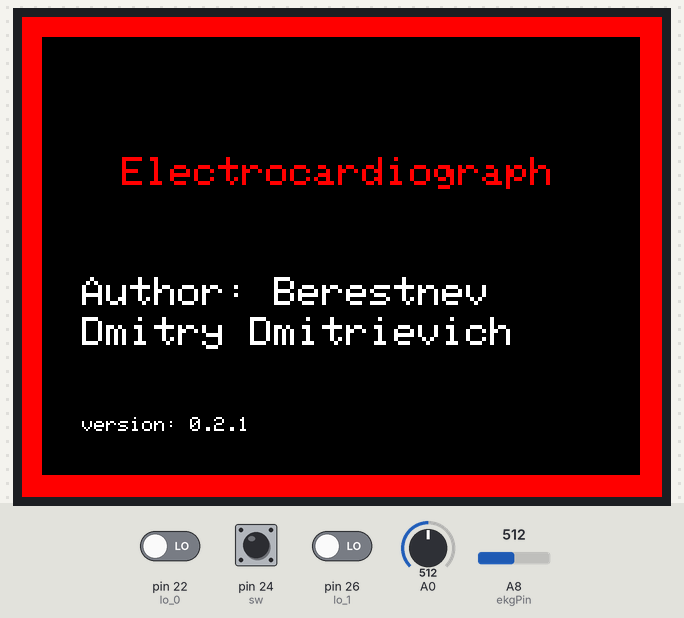
The sketch below on a simulated Arduino Mega 2560, built with avr-gcc and run on an emulated ATmega2560. Shown: 320×240 colour display. Inputs (shaded band) come from the test bench; at power-on: pin 24 (sw) HIGH, pin 22 (lo_0) LOW, pin 26 (lo_1) LOW, A0 = 512, A8 (ekgPin) = 512. What the sketch prints to the serial monitor is not drawn.

Above: at 0.4 s.
At 2.8 s:
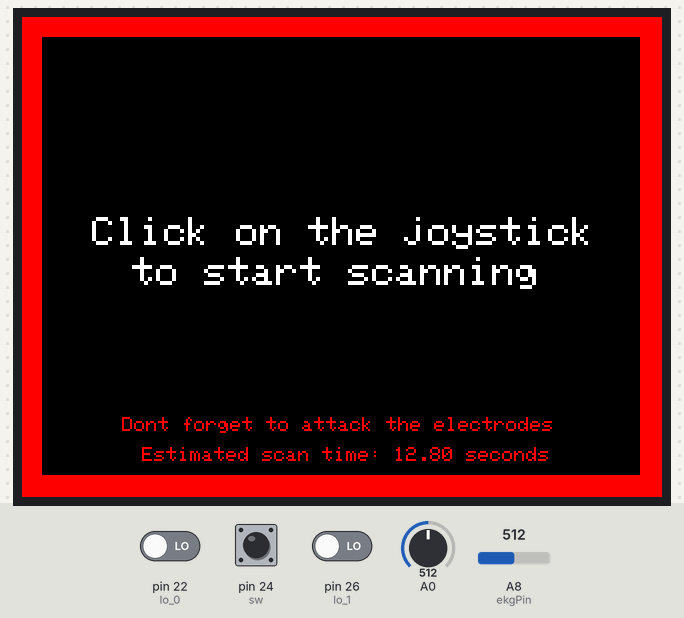
2.9 s: pin 24 (sw) pulled LOW for 0.15 s
At 3.9 s:
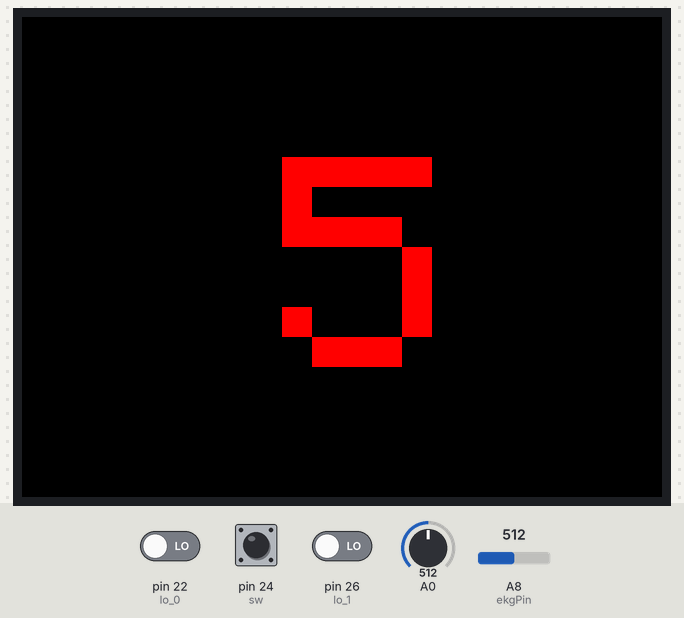
At 10.1 s:
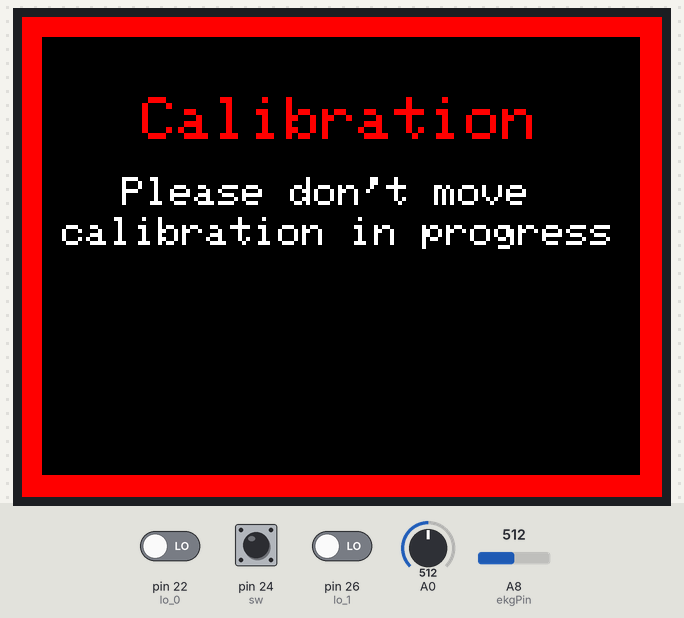
Timing chart, 0 to 11.6 s (numbered marks = the images above; inputs shaded):
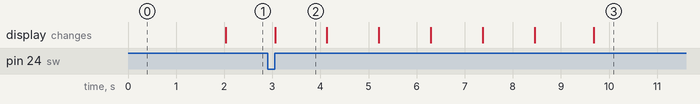

Measured:
- after the input at 2.9 s, the display: changes after 0.16 s (image 2)
- what the display in image 2 shows lasts 1.0 s, from 3.1 s to 4.1 s

The sketch:

ecg_2.ino
```cpp
/*
Программа: электрокардиогаф
Разработчик: Берестнев Дмитрий Дмитриевич
Версия: 0.2.1
Дата создания: 03.11.19
*/
#include <SPFD5408_Adafruit_GFX.h>
#include <SPFD5408_Adafruit_TFTLCD.h>
#include <SPFD5408_TouchScreen.h>

#if defined(__SAM3X8E__)
    #undef __FlashStringHelper::F(string_literal)
    #define F(string_literal) string_literal
#endif

#define YP A3
#define XM A2
#define YM 9
#define XP 8

#define TS_MINX 125
#define TS_MINY 85
#define TS_MAXX 965
#define TS_MAXY 905

TouchScreen ts = TouchScreen(XP, YP, XM, YM, 300);

#define LCD_CS A3
#define LCD_CD A2
#define LCD_WR A1
#define LCD_RD A0

// optional
#define LCD_RESET A4

#define  BLACK   0x0000
#define BLUE    0x001F
#define RED     0xF800
#define GREEN   0x07E0
#define CYAN    0x07FF
#define MAGENTA 0xF81F
#define YELLOW  0xFFE0
#define WHITE   0xFFFF

Adafruit_TFTLCD tft(LCD_CS, LCD_CD, LCD_WR, LCD_RD, LCD_RESET);

#define BOXSIZE 40
#define PENRADIUS 3

#define MINPRESSURE 10
#define MAXPRESSURE 1000

int max_UR = 800;
int min_UR = 200;

int URx = A6;
int URy = A7;
int sw = 24;
int ekgPin = 8;
int lo_0 = 22;
int lo_1 = 26;

const int arr_size = 2560;
int result[arr_size];

int sensor_delay = 5;

float sizeY;

float max_sensor;
float min_sensor;

int timer;
int count_arr;

float factor, size_factor;

int positionY0, positionY1, positionX0 = 0, positionX1, max_positionX;

int timeScreen = 1500;
int calibration_time = 10000;
int timer_delay = 5000;
String version = "0.2.1";

void setup() {
  pinMode(URx, INPUT);
  pinMode(URy, INPUT);
  pinMode(lo_0, INPUT); // Настройка выхода L0-
  pinMode(lo_1, INPUT); // Настройка выхода L0+
  pinMode(sw, INPUT_PULLUP);//Подтягиваем резистр

  Serial.begin(9600);

  tft.reset();
  tft.begin(0x9341);
  tft.setRotation(-45);

  max_positionX = tft.width();
  sizeY = tft.height();

  startScreen();
  delay(timeScreen);
  globalMenu();
}
void scan(){
  int faza = 0;
  boolean input_block = false;
  boolean time_block = false; //блокирует постоянное присвоение faza значения 1
  boolean lastButtonL = false;//Переменная для проверки было ли препыдущим действие - джостик в лево
  while(true){
    if(digitalRead(sw) == 0 && !input_block){
        input_block = true;
        faza += 1;
    }
    if(digitalRead(sw) == 1){
        input_block = false;
    }
    if(timer == arr_size && !time_block){
      faza = 1;
      time_block = true;
    }
    if(faza == 0){
      errors();
      if(positionX0 >= max_positionX)
        {
          clearScreen();
          positionX0 = 0;
        }
       result[timer] = analogRead(ekgPin);

       if(timer > 0){
         drawForward();
       }
       Serial.println(analogRead(result[timer]));
       count_arr++;
       timer++;
       delay(sensor_delay);
    }
    if(faza == 1){
      int URy_value = analogRead(URy);
      if(URy_value > max_UR && timer - max_positionX / size_factor > 0){//Джостик в лево
         clearScreen();
         lastButtonL = true;
         //if(timer % max_positionX != 0) timer -= timer % max_positionX; //Данный вариант тоже допустим
         if(positionX1 < max_positionX) timer -= positionX1 / size_factor;
         positionX0 = max_positionX;
         while(positionX0 > 0){
             drawBackward();
             timer--;
         }
      }
      if(URy_value < min_UR && count_arr > timer){//Джостик в право
         clearScreen();
         if(lastButtonL)timer += max_positionX / size_factor;//(Если предыдущее действие было джостик в лево тогда выполнять эту команду)

         lastButtonL = false;

         positionX0 = 0;
         while(positionX0 < max_positionX && count_arr > timer){
             drawForward();
             timer++;
         }
      }
    }
    if(faza == 2){
      globalMenu();
    }
  }
}
void coordinateCalculation(){
     positionY0 = (result[timer-1] > min_sensor)? result[timer-1] - min_sensor :  result[timer-1];
     positionY1 = (result[timer] > min_sensor)? result[timer] - min_sensor :  result[timer];
     positionY0 *= factor * size_factor;
     positionY1 *= factor * size_factor;
}
void drawForward(){
     coordinateCalculation();
     positionX1 = positionX0 + 1 * size_factor;//* size_factor
     tft.drawLine(positionX0,positionY0, positionX1,positionY1, GREEN);

     positionX0 += 1 * size_factor;
}
void drawBackward(){
     coordinateCalculation();
     positionX1 = positionX0 - 1 * size_factor;
     tft.drawLine(positionX0,positionY1, positionX1,positionY0, GREEN);

     positionX0 -= 1 * size_factor;
}
String stringScanTime(){
  return (String)((float)(sensor_delay * arr_size) / 1000) + " seconds";
}
void errors(){
  if((digitalRead(lo_0) == 1)||(digitalRead(lo_1) == 1)){
        errorScreen();
        while(true){
          if(digitalRead(sw) == 0){
            globalMenu();
          }
        }
  }
}

void globalMenu(){
  clearScreen();
  drawBorder();
  tft.setTextColor(WHITE);
  tft.setTextSize(2);
  tft.setCursor(35, 100);
  tft.println("Click on the joystick");
  tft.setCursor(55, 120);
  tft.println("to start scanning");
  tft.setTextColor(RED);
  tft.setTextSize(1);
  tft.setCursor(50, 200);
  tft.println("Dont forget to attack the electrodes");
  tft.setCursor(60, 215);
  tft.println("Estimated scan time: " + stringScanTime());
  while(true){
   if(digitalRead(sw) == 0){
      startScan();
    }
  }
}
void calibrationScreen(){
  clearScreen();
  drawBorder();
  tft.setTextColor(RED);
  tft.setCursor (60, 40);
  tft.setTextSize (3);
  tft.println("Calibration");
  tft.setTextSize (2);
  tft.setTextColor(WHITE);
  tft.setCursor (50, 80);
  tft.println("Please don't move");
  tft.setCursor (20, 100);
  tft.println("calibration in progress");
  delay(timeScreen);
  Calibration();
}
void Calibration(){
 max_sensor = 0;
 min_sensor = 1023;
 int PinValue, min_sensor_f, max_sensor_f;
 for(int t = 0; t < calibration_time; t+=5){
  errors();
  PinValue = analogRead(ekgPin);
  if(PinValue > max_sensor)max_sensor = PinValue;
  if(PinValue < min_sensor)min_sensor = PinValue;
  delay(sensor_delay);
 }
 factor = sizeY / max_sensor;
 min_sensor_f = min_sensor*factor;
 max_sensor_f = max_sensor*factor;
 size_factor = floor(sizeY / (max_sensor_f - min_sensor_f));
}
void drawBorder () {
  int width = tft.width() - 1;
  int height = tft.height() - 1;
  int border = 10;

  tft.fillScreen(RED);
  tft.fillRect(border, border, (width - border * 2), (height - border * 2), BLACK);
}
void timerScreen(){
  clearScreen();
  tft.setTextColor(RED);
  tft.setTextSize (15);
  for(int t = timer_delay/1000; t >= 0; t--){
    clearScreen();
    tft.setCursor (130, 70);
    tft.println(t);
    delay(1000);
  }
}
void errorScreen(){
  clearScreen();
  drawBorder();
  tft.setTextColor(RED);
  tft.setCursor (120, 40);
  tft.setTextSize (3);
  tft.println("Error");
  tft.setTextSize (2);
  tft.setTextColor(WHITE);
  tft.setCursor (50, 80);
  tft.println("One of the sensors");
  tft.setCursor (60, 100);
  tft.println("is not connected.");
  tft.setCursor (30, 140);
  tft.println("Correct the sensor and");
  tft.setCursor (35, 160);
  tft.println("Click on the joystick");
  tft.setCursor (25, 180);
  tft.println("to start scanning again");
}
void startScreen(){
   drawBorder();
   tft.setTextColor(RED);
   tft.setCursor (50, 70);
   tft.setTextSize (2);
   tft.println("Electrocardiograph");
   tft.setTextColor(WHITE);
   tft.setCursor (30, 130);
   tft.println("Author: Berestnev");
   tft.setCursor (30, 150);
   tft.println("Dmitry Dmitrievich");
   tft.setCursor (30, 200);
   tft.setTextSize (1);
   tft.println("version: "+version);
}
void startScan(){
  count_arr = 0;
  timer = 0;
  positionX0 = 0;
  timerScreen();
  calibrationScreen();
  clearScreen();
  scan();
}
void clearScreen(){
  tft.fillScreen(BLACK);
}
```
